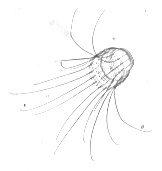
#> input picture dataset/train/hydromedusae_solmaris/20140602072741.075.0007_000_crop_184.jpg, 162 x 171 px
$ python create_dataset.py
#> lines starting #> are read from the running program, lines starting #| are printed output that depends on the picture; after the words box and inside, x2 and y2 are one past the last pixel; in counts of white or black regions, pixels touching at a corner belong together; pictures that were not available may be replaced by others from this repository, and a replacement may not be noted
### utils/image.py
import numpy as np

def crop(I):
    '''supprime les 20 px ajoutés '''

    return(I[10:-10,10:-10])

def norm(X):
    return((X-np.min(X))/(np.max(X)-np.min(X)))

### utils/detection.py
import numpy as np


# [13 lines left out: function xywhn_xyxy_box, not called in this run]


def xyxy_xywh_norm(x1,y1,x2,y2,N):
    ''' normalize coords for yolo '''
    w = abs(x1-x2)
    h = abs(y1-y2)
    xc = min(x1,x2)+ w/2
    yc = min(y1,y2)+ h/2

    xc /=N
    yc /=N
    h /=N
    w /=N
    return(xc,yc,w,h)


# [6 lines left out: function xywh_xyxy, not called in this run]


def createTxt(name,Coor,Classe):
    ''' create a txt file in yoloV5 format
    _______
    name : str   path+name of the txt file
    Coor : list  coordinates of the bbox
    Class : list  classes ID of plankton
    '''
    f = open(name,"w+")
    for i in range(len(Coor)):
        f.write('%i ' %(Classe[i]))
        for j in range(4):
            f.write(str(Coor[i][j]))
            f.write(' ')
        f.write('\n')
    f.close()
    return()

### utils/fourier.py
import numpy as np


def phasorFFT(N):
    '''
    TF(U2(p,q))=exp(i*pi(p+q))*TF([U1(m,n)*exp(ipi(m+n))])

    '''
    m,n=np.meshgrid(np.arange(0,N),np.arange(0,N))
    f1=np.cos(np.pi*(m+n))+np.zeros((N,N))*1j
    return(f1)

def FT2Dc(X,f1):
    ''' f1=phasorFFT'''
    FT=np.fft.fft2(f1*X)
    out=f1*FT
    return(out)


def IFT2Dc(X,f1):
    FT=np.fft.ifft2(np.conj(f1)*X)
    out=np.conj(f1)*FT
    return(out)

def Propagator(N,Lambda,area,z):
    '''
    Angular spectrum
    parameters :
        N : Image size (must be squared)
        Lambda : wave length [meters]
        area : pixelsize x N
        z : object/cam distance  [meters]
        '''
    xccd,yccd = np.meshgrid(np.arange(0,N),np.arange(0,N))
    alpha = Lambda*(xccd-N/2)/area
    beta = Lambda*(yccd-N/2)/area

    comp = (-2j*np.pi*z*np.sqrt(1-alpha**2-beta**2)/Lambda)
    p=np.exp(comp)
    return(p)

### create_dataset.py
import os
import sys
import argparse
from pathlib import Path
import argparse
from PIL import Image
from tqdm import tqdm
import numpy as np


FILE = Path(__file__).resolve()
ROOT = FILE.parents[0]  # root directory
if str(ROOT) not in sys.path:
    sys.path.append(str(ROOT))  # add ROOT to PATH
ROOT = Path(os.path.relpath(ROOT, Path.cwd()))  # relative


from utils.image import norm, crop
from utils.channel2DFrames import   createCanvas2D, simulHolo
from utils.detection import xywh_xyxy,xyxy_xywh_norm,createTxt
from utils.fourier import phasorFFT,IFT2Dc,FT2Dc,Propagator


def createCanvasBreaking(N,PathClasses,Path,nb,itermax=20):
    """
    Simulate the canvas from ROIs

    Parameters
    ----------
    N : int
        image size.
    PathClasses : list
        names of the classes .
    Path : str
        main path eg ('./dataset/train/').
    nb : int
        number of plancton from 1 class to be added on the canvas .
    itermax : int
        number of iteration before breaking.

    Returns
    -------
    Canvas.

    """

    Coor = []
    Classe = []
    ImagesPath = []
    CL = []

    Canvas = np.ones((N,N))
    a = np.ones((N,N))

    for k in range(len(PathClasses)):
        listing = os.listdir(os.path.join(Path,PathClasses[k]))
        IDs = np.random.randint(0,len(listing),nb)
        for m in range(nb):
            Classe.append(k)
        for idx in IDs :
            ImagesPath.append(os.path.join(Path,PathClasses[k],listing[idx]))


    for ID in range(0,len(ImagesPath)):
        image = np.array(Image.open(ImagesPath[ID]))
        imcrop = crop(image)
        rot = np.random.randint(0,4) # 0,1,2,3
        flip = np.random.randint(-1,2) #-1,0,1
        if rot!=0 :
            imcrop = np.rot90(imcrop,rot)

        if flip !=-1:
            imcrop = np.flip(imcrop,flip)
        h,w = imcrop.shape

        # NO overlaping condition
        p = np.where(a==1)
        idx = np.random.randint(len(p[0])) # find empty space
        posi_y = p[0][idx]
        posi_x = p[1][idx]
        b = np.ones((N,N))
        b[posi_y:posi_y+h,posi_x:posi_x+w] = 0
        c  = a.astype(bool)|b.astype(bool) # if c==False overlapping objects

        k = 0
        rep = False
        while (posi_y+h>N) | (posi_x+w>N) | (len(np.where(c==0)[0])>0) :
            if k >itermax:
                rep = True
                print('breaking')
                break
            k +=1
            idx = np.random.randint(len(p[0]))
            posi_y = p[0][idx]
            posi_x = p[1][idx]
            b = np.ones((N,N))
            b[posi_y:posi_y+h,posi_x:posi_x+w] = 0
            c  = a.astype(bool)|b.astype(bool)
            c = c.astype(int)
        # end overlaping condition

        if rep!=True:
            c  = a.astype(bool)|b.astype(bool) # update binary mask
            a[posi_y:posi_y+h,posi_x:posi_x+w]=0


            ### simulate transmission function
            imcrop = imcrop/255
            t = -1*imcrop+1
            val_abs =  np.random.randint(70,100)*1e-2
            imcrop = np.exp(-val_abs*t)


            Canvas[posi_y:posi_y+h,posi_x:posi_x+w]=imcrop
            CL.append(Classe[ID])
            xnorm,ynorm, wnorm, hnorm = xyxy_xywh_norm(posi_x,posi_y,posi_x+w,posi_y+h,N)
            Coor.append([xnorm,ynorm, wnorm, hnorm])
    return(Canvas,Coor,CL)


def simulationHolo(Canvas,pixelsize,Lambda,z):
    '''
    Simulate the hologram from Canvas

    Parameters
    ----------
    Canvas : ndarray NxN
    pixelsize : float
        pixel size of the camera in meter
    Lambda : float
        wavelength in meter
    z : float
        distance object/camera in meter

    Returns
    -------
    holo.

    '''
    # padding
    N = len(Canvas)
    x = np.ones((2*N,2*N))
    M = round(N/2)
    x[M:-M,M:-M]= Canvas
    x = norm(x)

    #
    area = 2*N*pixelsize
    prop = Propagator(2*N,Lambda,area,z)
    f = phasorFFT(2*N)


    # simulation of the holo
    U =  IFT2Dc(FT2Dc(x,f)*np.conj(prop),f)
    holo = abs(U)**2

    holo = holo[M:-M,M:-M]

    holo = norm(holo)
    return(holo)


def parse_opt(known=False):
    parser = argparse.ArgumentParser()
    parser.add_argument('--data', type=str, default='dataset/train', help='folder dataset')
    parser.add_argument('--project', type=str, default='Images', help='model.yaml path')
    parser.add_argument('--nb', type=int, default=10, help='mumber of simulation')
    opt = parser.parse_known_args()[0] if known else parser.parse_args()
    return opt

def main(opt):

    # holo params
    Lambda = 520e-9
    pixelsize = 1.12e-6
    z  = 0.8e-3
    N = 512

    PathClasses = ['hydromedusae_solmaris',
     'P16',
     'chaetognath_sagitta',
     'trichodesmium_puff',
     'echinoderm_larva_seastar_brachiolaria',
     'diatom_chain_tube',
     'P17',
     'acantharia_protist',
     'copepod_calanoid',
     'appendicularian_s_shape',
     'P1',
     'copepod_cyclopoid_oithona',
     'protist_noctiluca']


    Path = opt.data
    datasettype = Path.split('/')[-1] #train / test

    pathLab = "Images/Holo/"+datasettype+"/labels/"
    pathIm = "Images/Holo/"+datasettype+"/images/"
    pathCanvas = "Images/Canvas/"+datasettype+"/images/"


    for i in tqdm(range(opt.nb)):
        name = pathLab + "im"+ str(i)+".txt"
        nameHolo = pathIm +"im"+str(i) + ".png"
        nameCanvas = pathCanvas +"im"+str(i) + ".png"
        Canvas,Coor,Classe = createCanvasBreaking(N,PathClasses,Path,1)
#> in createCanvasBreaking, image is the input picture: shape (171, 162); min 84, max 255, mean 250.8
#> after the loop in createCanvasBreaking, `while (posi_y+h>N) | (posi_x+w>N) | (len(np.where(c==0)[0])>0) :`:
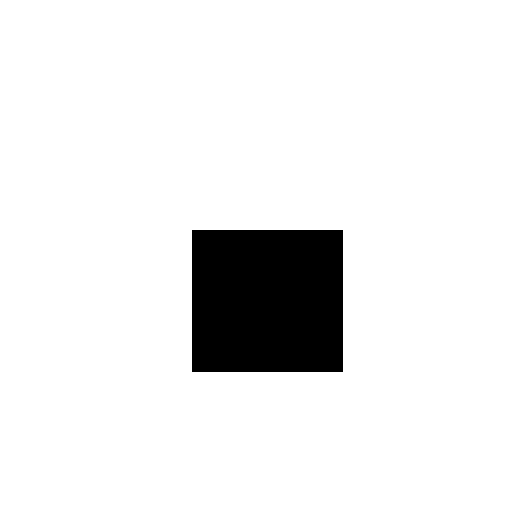
#> b: shape (512, 512) float64; values 0 (black) and 1 (white), 91.8% white; 1 black region, box (x1, y1, x2, y2) and area: (192, 230, 343, 372) 21442
#> in createCanvasBreaking, `imcrop = np.exp(-val_abs*t)`:
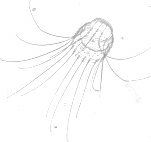
#> imcrop: shape (142, 151) float64; min 0.613, max 1, mean 0.986
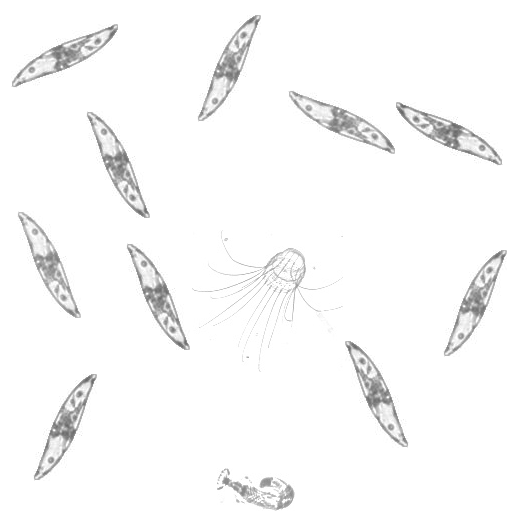
#> Canvas: shape (512, 512) float64; min 0.402, max 1, mean 0.976
        createTxt(name,Coor,Classe) # save the label for yoloV5 (class id, xc,yc,w,h ) normalize

        holo = simulationHolo(Canvas,pixelsize,Lambda,z)
#> in simulationHolo, `N = len(Canvas)`: N = 512
#> in simulationHolo, `M = round(N/2)`: M = 256
#> in simulationHolo, `x[M:-M,M:-M]= Canvas`:
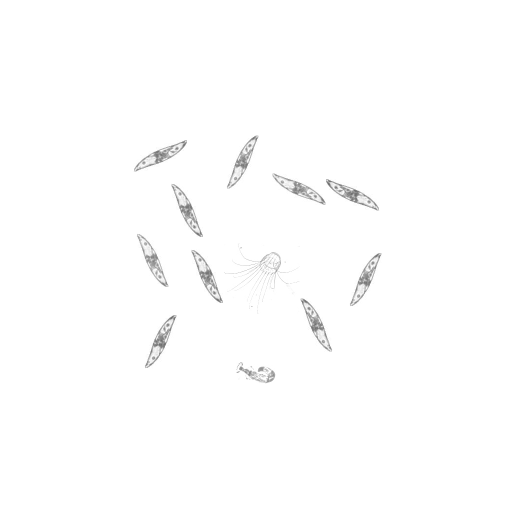
#> x: shape (1024, 1024) float64 (shown at 1/2 size); min 0.402, max 1, mean 0.994
#> in simulationHolo, `area = 2*N*pixelsize`: area = 0.00115
#> in Propagator, `alpha = Lambda*(xccd-N/2)/area`:
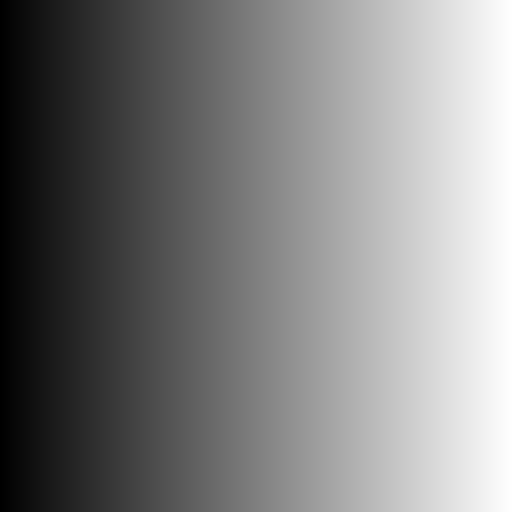
#> alpha: shape (1024, 1024) float64 (shown at 1/2 size); min -0.232, max 0.232, mean -0.000227; drawn with min black and max white
#> in Propagator, `beta = Lambda*(yccd-N/2)/area`:
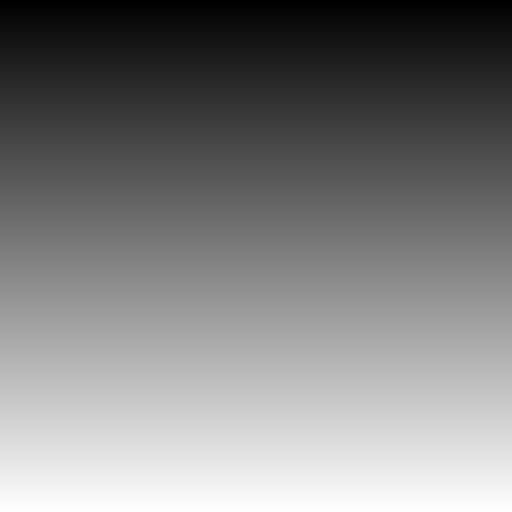
#> beta: shape (1024, 1024) float64 (shown at 1/2 size); min -0.232, max 0.232, mean -0.000227; drawn with min black and max white
#> in simulationHolo, `holo = holo[M:-M,M:-M]`:
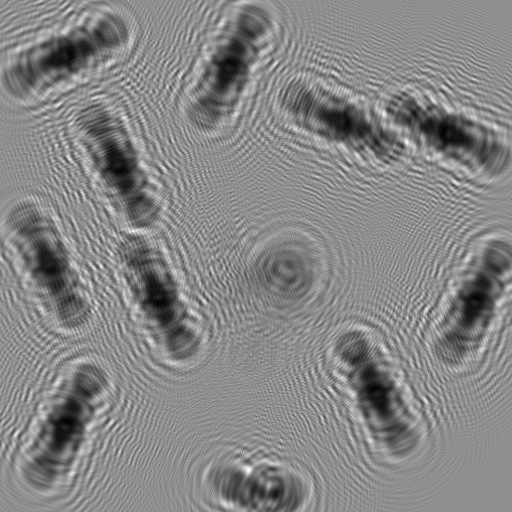
#> holo: shape (512, 512) float64; min 0.0794, max 1.72, mean 0.941; drawn with min black and max white
        holo = np.round(holo*255)
        holo = np.expand_dims(holo,-1)
        holo = holo.astype(np.uint8)
#> holo: shape (512, 512, 1)
        d = np.concatenate((holo,holo,holo),axis=-1)

        # save HOLO
        im = Image.fromarray(d)
        im.save(nameHolo)

        # save Canvas

        im = Image.fromarray((Canvas*255).astype(np.uint8))
        im.save(nameCanvas)


if __name__ == "__main__":
    opt = parse_opt()
    main(opt)
